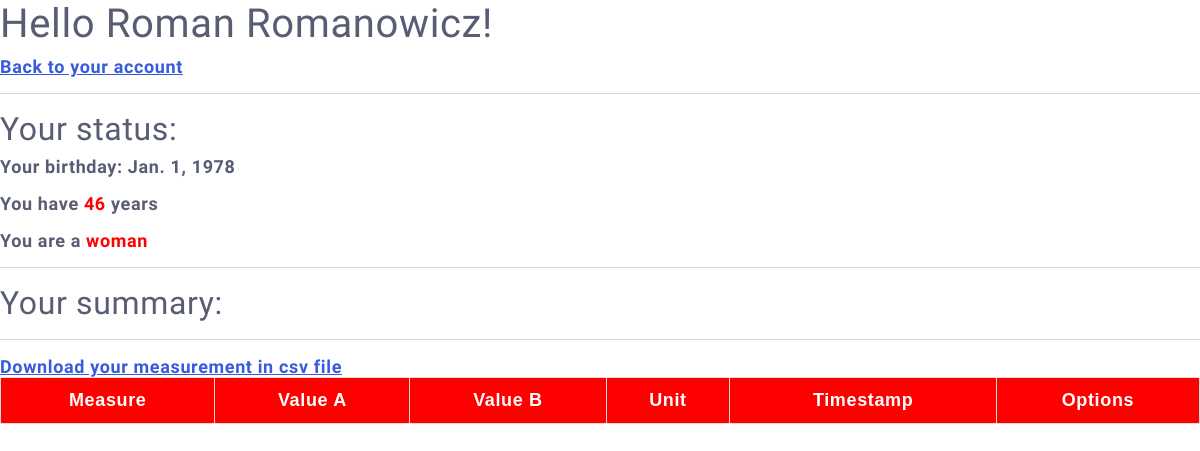
/patients/details/6/exams, run on an earlier commit of the app's database.
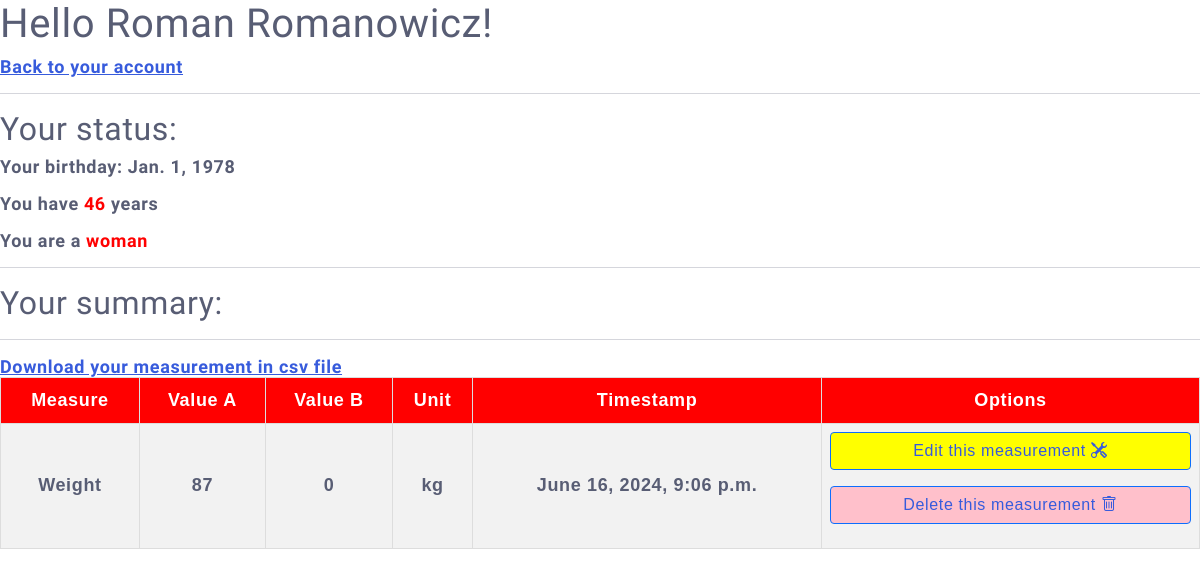
And on a later commit of the database.
### patients/models.py (models this page shows, shortened)
class Measurement(models.Model):
    patient_id = models.ForeignKey(Patient, on_delete=models.PROTECT)
    measure_id = models.ForeignKey(Measure, on_delete=models.PROTECT)
    value_a = models.IntegerField()
    value_b = models.IntegerField(null=True, default=0)
    timestamp = models.DateTimeField(default=datetime.datetime.now(), editable=True,)

class Measure(models.Model):
    measure_name = models.CharField(max_length=128)
    unit_id = models.ForeignKey(Unit, on_delete=models.PROTECT)
    patient_id = models.ForeignKey(Patient, on_delete=models.PROTECT)

class Unit(models.Model):
    unit_name = models.CharField(max_length=10)
    patient_id = models.ForeignKey(Patient, on_delete=models.PROTECT)
    def __str__(self):
        return f"{self.unit_name}"

### patients/views.py (the view, shortened to what this page needs)
# urls.py: path('patients/details/<int:id>/exams', views.exams, name='exams'),
def exams(request, id):
    patient = models.Patient.objects.get(id=id)
    first_name = patient.firstname
    last_name = patient.lastname
    birthday = patient.birthdate
    birthyear = int(patient.birthdate.strftime("%Y"))
    today_year = datetime.datetime.today().year
    age = today_year - birthyear
    sex = patient.sex
    sex_word = 'man' if sex == 'M' else 'woman'
    measurements = models.Measurement.objects.filter(patient_id=id).order_by('-timestamp').values()
    weight = models.Measurement.objects.filter(patient_id=id, measure_id=1).order_by('-timestamp').values()
    height = models.Measurement.objects.filter(patient_id=id, measure_id=2).order_by('-timestamp').values()
    pulse_values = models.Measurement.objects.filter(patient_id=id, measure_id=4).order_by('-timestamp').values()
    pressure_values = models.Measurement.objects.filter(patient_id=id, measure_id=3).order_by('-timestamp').values()
    bmi = 0
    entry = ''
    com = ''
    if (age <= 1):
        pulse_up = 205
        pulse_down = 105
        sys_pressure_up = 100 # systolic
        sys_pressure_down = 90
        diast_pressure_up = 60 # diastolic
        diast_pressure_down = 55
    elif (age < 60):
        pulse_up = 80
        pulse_down = 60
        sys_pressure_up = 129
        sys_pressure_down = 120
        diast_pressure_up = 84
        diast_pressure_down = 80
    pulse_array = []
    pulse_parameters = []
    pulse_com = ''
    for p in pulse_values:
        if(datetime.datetime.strptime(p['timestamp'].strftime('%Y-%m-%d'), '%Y-%m-%d') > datetime.datetime.strptime((datetime.datetime.today() - datetime.timedelta(days=7)).strftime('%Y-%m-%d'), '%Y-%m-%d')):
            pulse_array.append(p['value_a'])
    systonic_array, diastonic_array = [], []
    syst_parameters, diast_parameters = [], []
    syst_com, diast_com = '', ''
    for m in measurements:
        measure = models.Measure.objects.get(id=m['measure_id_id'])
        m['unit'] = measure.unit_id
        m['measure'] = measure.measure_name
    template = loader.get_template('exams.html')
    context = {
        'm' : measurements,
        'id' : id,
        'fname' : first_name,
        'lname' : last_name,
        'birthday' : birthday,
        'age' : age,
        'sex' : sex_word,
        'bmi' : bmi,
        'com' : com,
        'entry' : entry,
        'pulse' : pulse_parameters,
        'sys' : syst_parameters,
        'diast' : diast_parameters,
        'pcom' : pulse_com,
        'scom' : syst_com,
        'dcom' : diast_com,
    }
    return HttpResponse(template.render(context, request))

### patients/templates/exams.html (shortened to what this page needs)
{% extends 'master.html' %}
{% block content %}
<h1>Hello {{fname}} {{lname}}!</h1>
<p><a href="/patients/details/{{id}}">Back to your account</a></p>
<hr>
<h2>Your status: </h2>
<p>Your birthday: {{birthday}}</p>
<p>You have <b>{{age}}</b> years</p>
<p>You are a <b>{{sex}}</b></p>
<hr>
<h2>Your summary: </h2>
<hr>
<table style="width:100%">
  <tr>
    <th>Measure</th>
    <th>Value A</th>
    <th>Value B</th>
    <th>Unit</th>
    <th>Timestamp</th>
    <th>Options</th>
  </tr>
  {% for meas in m %}
  <tr>
    <td>{{meas.measure}}</td>
    <td>{{meas.value_a}}</td>
    <td>{{meas.value_b}}</td>
    <td>{{meas.unit}}</td>
    <td>{{meas.timestamp}}</td>
    <td>
        <p><a class="btn btn-primary w-100 d-inline-block" style="background-color: yellow" href="exams/edit_measurement/{{meas.id}}" >Edit this measurement <i class="bi bi-tools"></i></i></a></p>
        <p><a class="btn btn-primary w-100 d-inline-block " style="background-color: pink" href="exams/del_measurement/{{meas.id}}" >Delete this measurement <i class="bi bi-trash"></i></i></a></p>
    </td>
  {% endfor %}
  </tr>
<a href="{% url 'down_exams' id %}" >Download your measurement in csv file</a>
{% endblock %}

What changed in the data, as far as the page shows it:
added Measurement: measure "Weight", value_a "87", value_b "0", unit "kg", timestamp "June 16, 2024, 9:06 p.m."
